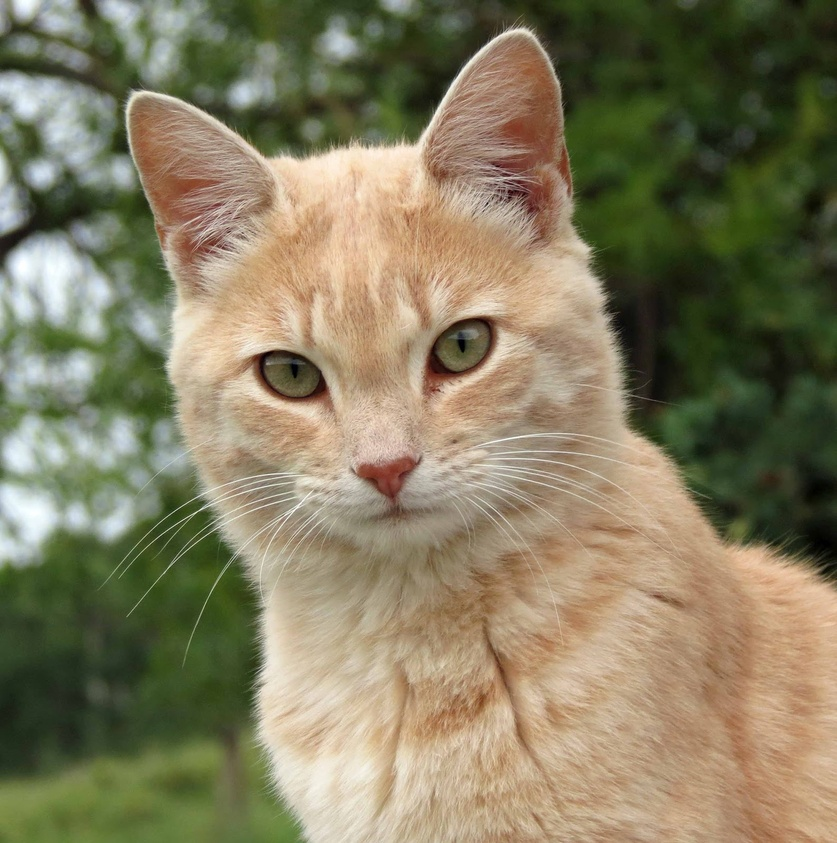
#> input picture examples/data/cat.jpg, 837 x 843 px, shrunk from 1589 x 1600 before the run
$ python -i cv_utils.py   (imports and definitions only)   (older library calls are emulated)
#> lines starting #> are read from the running program, lines starting #| are printed output that depends on the picture; after the words box and inside, x2 and y2 are one past the last pixel; in counts of white or black regions, pixels touching at a corner belong together
#> further down, picture is the input picture: shape (843, 837, 3); mean B, G, R 96.3, 124.8, 132.3
import cv2
import numpy as np
import matplotlib
import matplotlib.pyplot as plt
from scipy.ndimage import gaussian_filter, median_filter, uniform_filter, generic_filter
from scipy.ndimage import binary_erosion, binary_dilation, binary_opening, binary_closing
from scipy.ndimage import convolve
from skimage.metrics import peak_signal_noise_ratio, structural_similarity
from scipy.signal import convolve2d
import warnings

GRADIENT_KERNELS = {
    'sobel_x': np.array([[-1, 0, 1], [-2, 0, 2], [-1, 0, 1]]),
    'sobel_y': np.array([[1, 2, 1], [0, 0, 0], [-1, -2, -1]]),
    'prewitt_x': np.array([[-1, 0, 1], [-1, 0, 1], [-1, 0, 1]]),
    'prewitt_y': np.array([[1, 1, 1], [0, 0, 0], [-1, -1, -1]]),
    'roberts_x': np.array([[1, 0], [0, 1]]),
    'roberts_y': np.array([[0, -1], [-1, 0]])
}

# ==============================================================================
# == I/O, Display, and Basic Utilities ==
# ==============================================================================

# [97 lines left out: functions read_image, read_image_from_txt, show_image, show_all_channels, not called in this run]

# ==============================================================================
# == Color Space and Normalization Functions ==
# ==============================================================================

def convert_color(img, mode='RGB'):
    """
    Converts an image (assumed to be RGB) to a different color space.

    Args:
        img (np.ndarray): The input image, assumed to be in RGB format.
        mode (str): The target color mode. Options: 'GRAYSCALE', 'HSV', 'LAB', 'CMY'.
                    Case-insensitive. If mode is 'RGB' or unsupported, returns the original image.

    Returns:
        np.ndarray: The image converted to the specified color space.
    """
#> called with mode = 'GRAYSCALE'
    mode = mode.upper()
    if mode == 'GRAYSCALE':
        # Convert RGB to Grayscale
        return cv2.cvtColor(img, cv2.COLOR_RGB2GRAY)
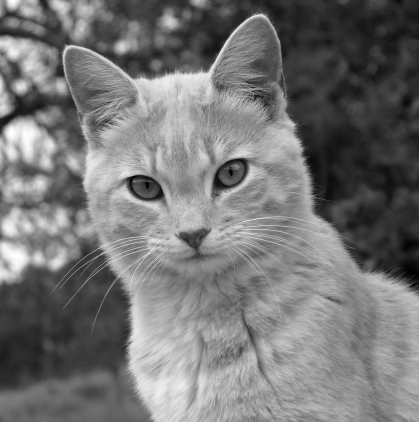
#> returned value: shape (843, 837) (shown at 1/2 size); min 0, max 255, mean 117.1
    if mode == 'HSV':
        # Convert RGB to HSV
        return cv2.cvtColor(img, cv2.COLOR_RGB2HSV)
    if mode == 'LAB':
        # Convert RGB to LAB
        return cv2.cvtColor(img, cv2.COLOR_RGB2Lab)
    if mode == 'CMY':
        # Calculate CMY from RGB
        return 255 - img
    # Return original if mode is RGB or not recognized
    return img

# [525 lines left out: functions normalize, denormalize, true_grayscale_normalize, gamma_correction, apply_color_correction, point_process and 13 more, not called in this run]


def gaussian_blur(img, size=3, strength=1.0, pad=0, stride=1):
    """
    Applies Gaussian blur using scipy.ndimage.gaussian_filter.
    Converts color images to grayscale first. Handles padding and stride.

    Args:
        img (np.ndarray): The input image (grayscale or color).
        size (int): Base size parameter influencing the sigma of the Gaussian. Defaults to 3.
        strength (float): Multiplier for the sigma value (sigma = size * strength). Defaults to 1.0.
        pad (int): Amount of padding (mode 'reflect') before filtering. Defaults to 0.
        stride (int): Subsampling step after blurring. Defaults to 1.

    Returns:
        np.ndarray: The blurred image (uint8), clipped to [0, 255].
    """
#> called with size = 2, strength = 1.5, pad = 0, stride = 1
    # Convert to grayscale if necessary
    if len(img.shape) == 3:
        img_gray = convert_color(img, 'GRAYSCALE')
    else:
        img_gray = img.copy()

    # Apply padding (using reflection is common for blurring)
    if pad > 0:
        img_padded = np.pad(img_gray, ((pad, pad), (pad, pad)), mode='reflect')
    else:
        img_padded = img_gray

    # Calculate sigma for the Gaussian filter
    sigma = size * strength
    # Apply Gaussian filter
    blurred = gaussian_filter(img_padded, sigma=sigma)

    # Apply stride by subsampling
    if stride > 1:
        blurred = blurred[::stride, ::stride]

    # Clip and convert back to uint8
    return np.clip(blurred, 0, 255).astype(np.uint8)


# [677 lines left out: functions median_blur, outlier_filter, mean_blur, fast_outlier_filter, apply_edge_filter, canny_edge and 14 more, not called in this run]

# ==============================================================================
# == Segmentation Functions ==
# ==============================================================================

def watershed_segmentation(img, blur_size=2, blur_strength=1.5, kernel_shape='ellipse',
                           morph_iter=2, dist_thresh=0.5, dilate_iter=3):
    """
    Performs image segmentation using the Watershed algorithm via OpenCV.
    Includes preprocessing steps like blurring, thresholding, and morphological ops.
    Assumes foreground objects are brighter than the background.

    Args:
        img (np.ndarray): The input image (grayscale or color). Color images are converted to grayscale.
        blur_size (int): Base size parameter for initial Gaussian blur. Defaults to 2.
        blur_strength (float): Strength parameter for initial Gaussian blur. Defaults to 1.5.
        kernel_shape (str): Shape of the structuring element for morphological operations.
                            Options: 'ellipse', 'rect', 'cross'. Defaults to 'ellipse'.
        morph_iter (int): Number of iterations for morphological opening. Defaults to 2.
        dist_thresh (float): Threshold factor (0-1) applied to the distance transform
                             to determine 'sure foreground'. Defaults to 0.5.
        dilate_iter (int): Number of iterations for dilating to find 'sure background'. Defaults to 3.

    Returns:
        np.ndarray: A binary mask (uint8, values 0 or 255) where 255 indicates segmented foreground regions.
                    Returns None if an invalid kernel shape is provided.
    """
    # 1. Preprocessing: Convert to Grayscale and Blur
    if len(img.shape) == 3:
        gray = convert_color(img, 'GRAYSCALE')
    else:
        gray = img.copy()
    # Apply Gaussian blur to reduce noise
    blurred = gaussian_blur(gray, size=blur_size, strength=blur_strength)

    # 2. Thresholding: Separate rough foreground/background using Otsu's method
    # Otsu automatically finds a good threshold value
    _, binary = cv2.threshold(blurred, 0, 255, cv2.THRESH_BINARY_INV + cv2.THRESH_OTSU)
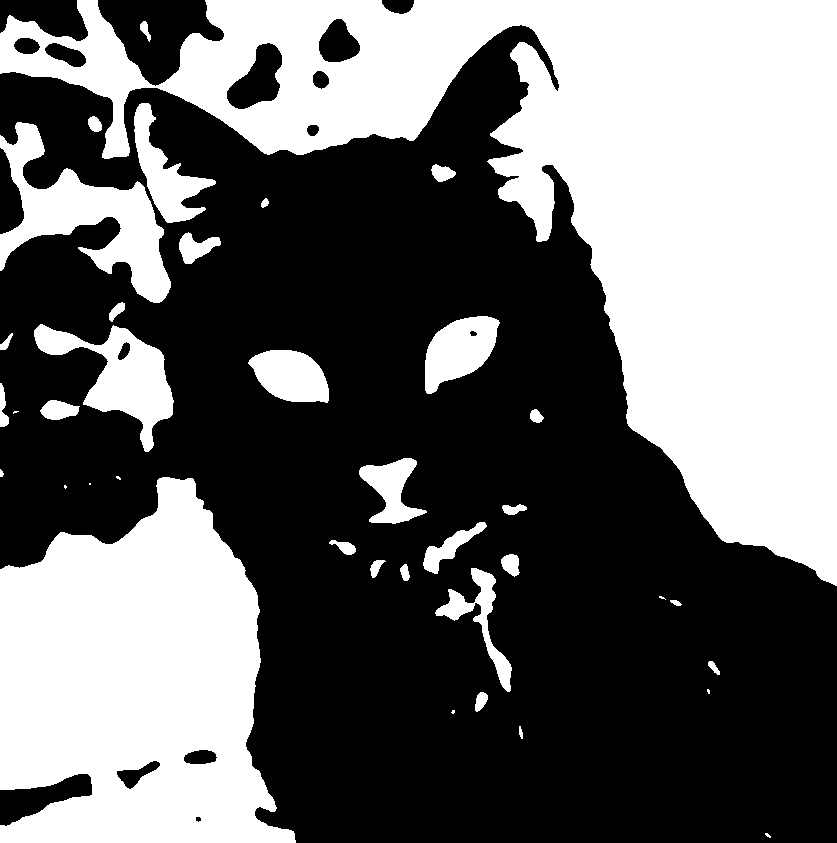
#> binary: shape (843, 837); 41.8% white; 38 white regions (8 under 20 px), largest, box (x1, y1, x2, y2) and area: (0, 0, 837, 586) 179599, (0, 477, 296, 843) 77262, (0, 122, 171, 303) 11347
    # Note: THRESH_BINARY_INV assumes dark objects on light background. If objects are light, use THRESH_BINARY
    binary = binary.astype(np.uint8)

    # 3. Morphological Operations: Clean up the binary mask
    # Define structuring element based on shape parameter
    if kernel_shape.lower() == 'ellipse':
        kernel = cv2.getStructuringElement(cv2.MORPH_ELLIPSE, (3, 3))
    elif kernel_shape.lower() == 'rect':
        kernel = cv2.getStructuringElement(cv2.MORPH_RECT, (3, 3))
    elif kernel_shape.lower() == 'cross':
        kernel = cv2.getStructuringElement(cv2.MORPH_CROSS, (3, 3))
    else:
        warnings.warn("Invalid kernel shape. Choose from: ellipse, rect, cross.")
        raise ValueError("Invalid kernel shape. Choose from: ellipse, rect, cross.")
        # return None # Or raise error

    # Opening: Remove small noise specks (erosion then dilation)
    opened = cv2.morphologyEx(binary, cv2.MORPH_OPEN, kernel, iterations=morph_iter)
#> opened: shape (843, 837); 41.7% white; 32 white regions (1 under 20 px), largest, box (x1, y1, x2, y2) and area: (157, 0, 837, 586) 171568, (0, 477, 296, 843) 77249, (0, 122, 171, 303) 11330

    # 4. Identify Sure Regions: Background and Foreground
    # Sure Background: Dilate the opened image - regions definitely not foreground
    sure_bg = cv2.dilate(opened, kernel, iterations=dilate_iter)
#> sure_bg: shape (843, 837); 44.8% white; 25 white regions, largest, box (x1, y1, x2, y2) and area: (0, 0, 837, 589) 205677, (0, 474, 299, 843) 80279, (31, 299, 177, 455) 8619

    # Sure Foreground: Use distance transform on the opened image
    # Distance transform calculates distance from each pixel to the nearest zero pixel
    dist_transform = cv2.distanceTransform(opened, cv2.DIST_L2, 5)
    # Threshold the distance map to get confident foreground areas (peaks in distance)
    _, sure_fg = cv2.threshold(dist_transform, dist_thresh * dist_transform.max(), 255, 0)
#> sure_fg: shape (843, 837) float32; 5.9% white; 1 white region, box (x1, y1, x2, y2) and area: (687, 0, 837, 416) 41897
    sure_fg = sure_fg.astype(np.uint8)

    # Unknown Region: Subtract sure foreground from sure background
    unknown = cv2.subtract(sure_bg, sure_fg)
#> unknown: shape (843, 837); 38.9% white; 25 white regions, largest, box (x1, y1, x2, y2) and area: (0, 0, 837, 589) 163780, (0, 474, 299, 843) 80279, (31, 299, 177, 455) 8619

    # 5. Marker Labeling for Watershed
    # Create markers for watershed: label connected components in the sure foreground
    _, markers = cv2.connectedComponents(sure_fg)
    # Add 1 to all labels so background (0) is distinct
    markers = markers + 1
    # Mark the unknown region with 0 - watershed will classify these
    markers[unknown == 255] = 0
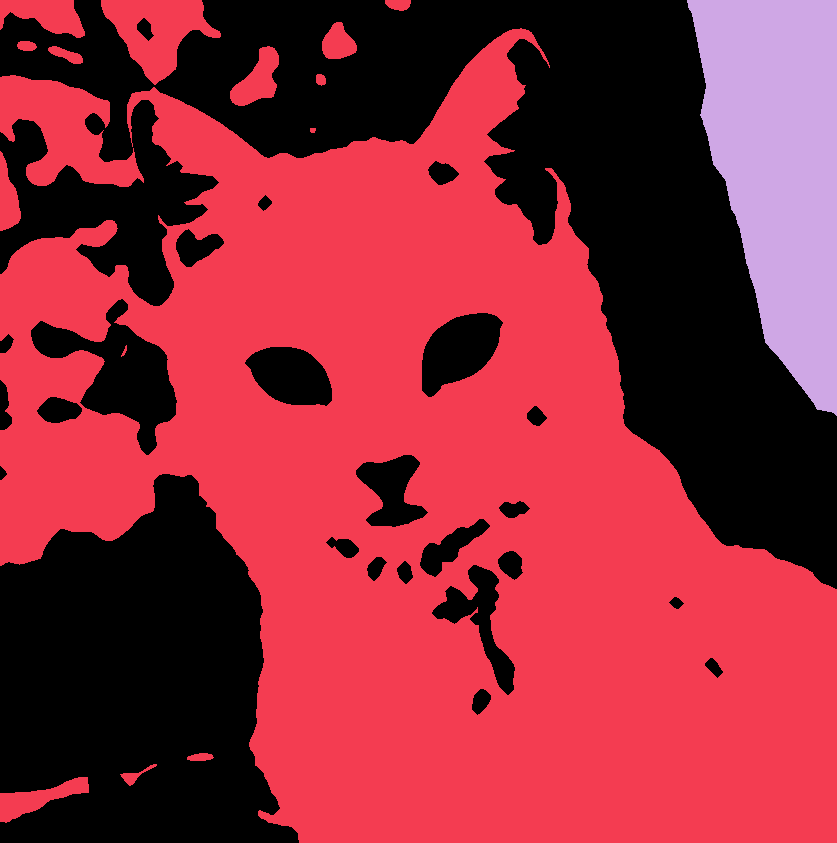
#> markers: shape (843, 837) int32; 3 distinct labels, from 0 to 2; one colour per label, 0 black

    # 6. Apply Watershed Algorithm
    # Watershed needs a 3-channel image, convert original gray/color image
    if len(img.shape) == 2:
        color_for_watershed = cv2.cvtColor(gray, cv2.COLOR_GRAY2BGR)
    else:
        color_for_watershed = img.copy() # Use original color if available

    # Apply watershed algorithm
    markers = cv2.watershed(color_for_watershed, markers)
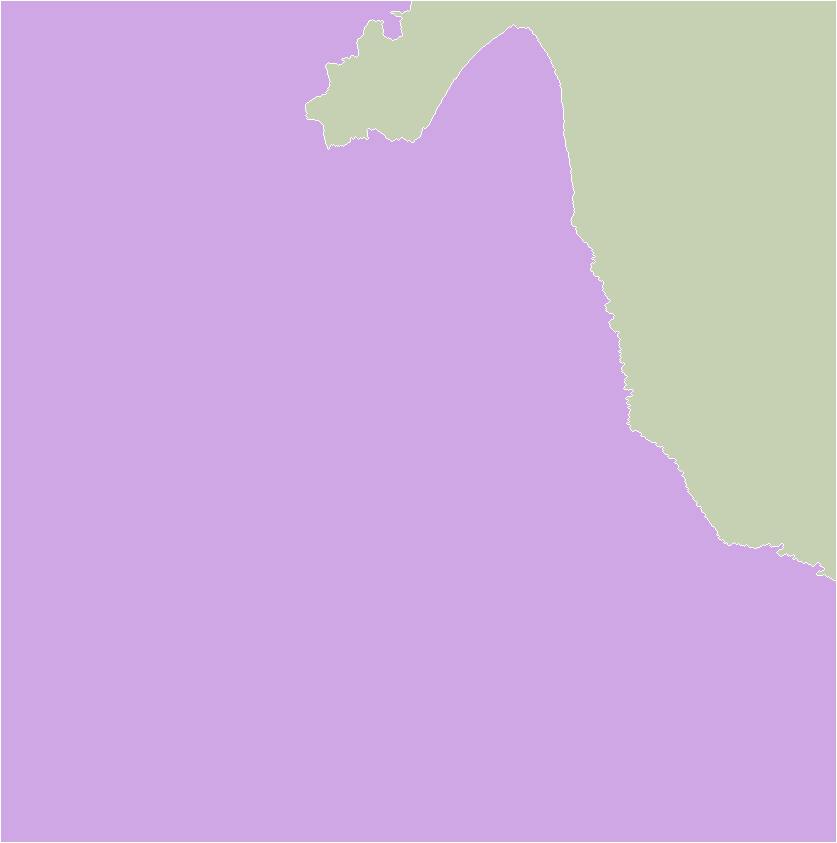
#> markers: shape (843, 837) int32; 3 distinct labels, from -1 to 2; one colour per label, 0 black, -1 white

    # 7. Create Final Segmentation Mask
    # Boundaries marked by watershed become -1
    # Regions labeled > 1 are the segmented objects
    segmented_mask = np.zeros_like(gray, dtype=np.uint8)
    segmented_mask[markers > 1] = 255 # Mark segmented regions as white

    return segmented_mask

>>> import cv2
>>> picture = cv2.imread('data/cat.jpg')
>>> result = watershed_segmentation(picture)
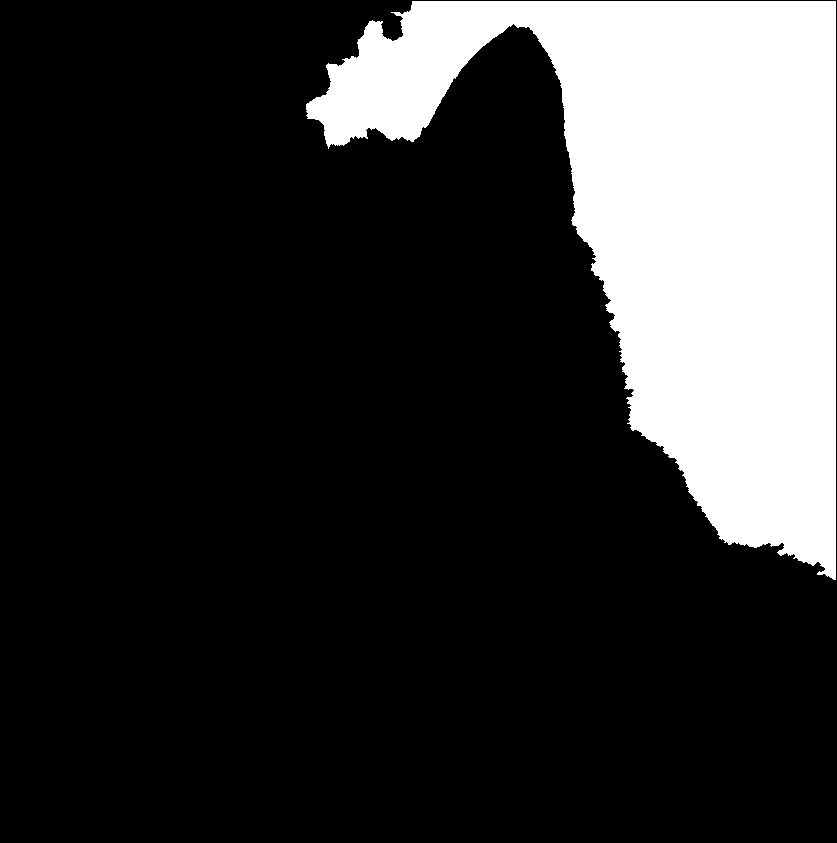
#> result: shape (843, 837); 20.3% white; 1 white region, box (x1, y1, x2, y2) and area: (306, 1, 836, 580) 143290

$ run again, on examples/data/landsat_day.jpg
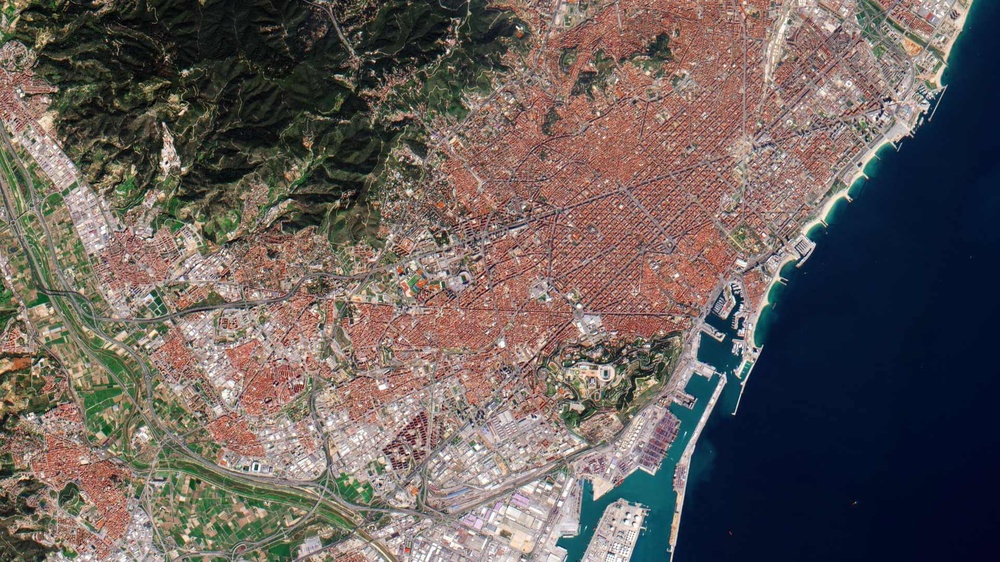
#> input picture examples/data/landsat_day.jpg, 1000 x 562 px, shrunk from 1920 x 1079 before the run
#> picture is the input picture: shape (562, 1000, 3); mean B, G, R 90.8, 93.8, 103.1
#> binary: shape (562, 1000); 34.4% white; 54 white regions (20 under 20 px), largest, box (x1, y1, x2, y2) and area: (672, 0, 1000, 562) 108529, (6, 0, 528, 243) 75727, (0, 479, 49, 562) 1962
#> opened: shape (562, 1000); 34.3% white; 41 white regions (4 under 20 px), largest, box (x1, y1, x2, y2) and area: (672, 0, 1000, 562) 108522, (6, 0, 528, 243) 75284, (700, 313, 737, 371) 1158
#> sure_bg: shape (562, 1000); 36.9% white; 31 white regions, largest, box (x1, y1, x2, y2) and area: (638, 0, 1000, 562) 111633, (3, 0, 531, 246) 82396, (0, 476, 52, 562) 2522
#> unknown: shape (562, 1000); 31.6% white; 31 white regions, largest, box (x1, y1, x2, y2) and area: (3, 0, 531, 246) 82396, (638, 0, 1000, 562) 82379, (0, 476, 52, 562) 2522
#> in watershed_segmentation, `markers = cv2.watershed(color_for_watershed, markers)`:
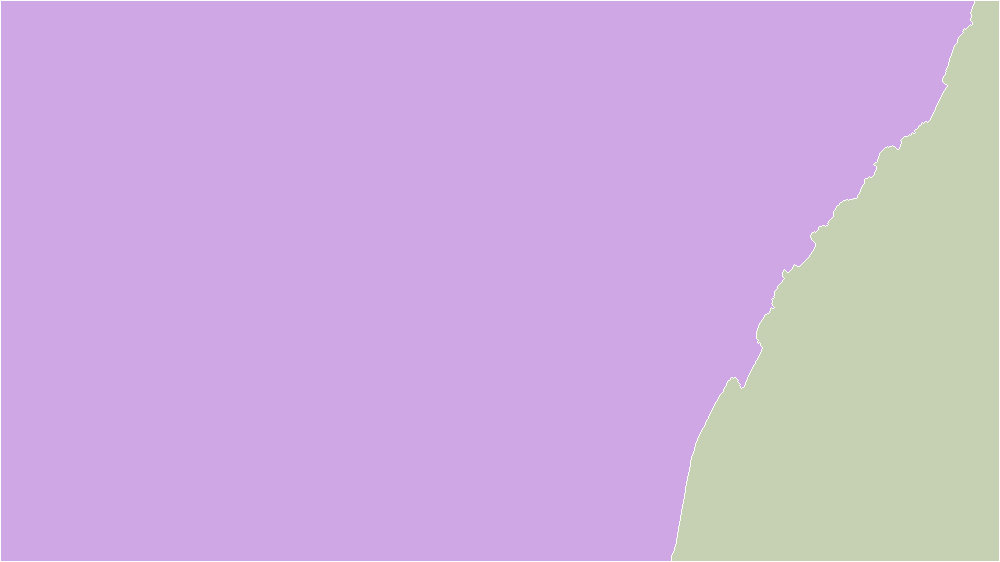
#> markers: shape (562, 1000) int32; 3 distinct labels, from -1 to 2; one colour per label, 0 black, -1 white
#> `result = watershed_segmentation(picture)`:
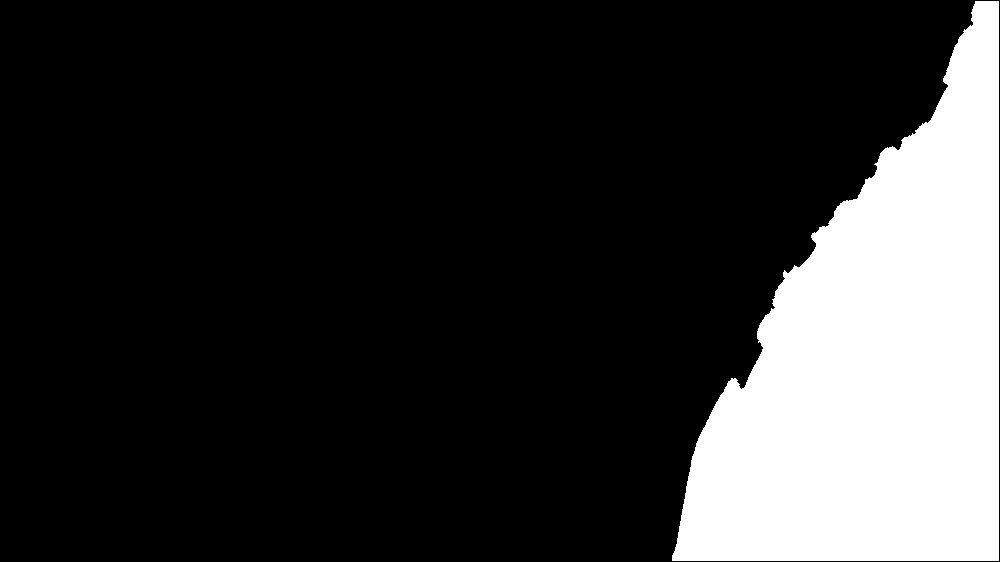
#> result: shape (562, 1000); 19.2% white; 1 white region, box (x1, y1, x2, y2) and area: (672, 1, 999, 561) 108031
